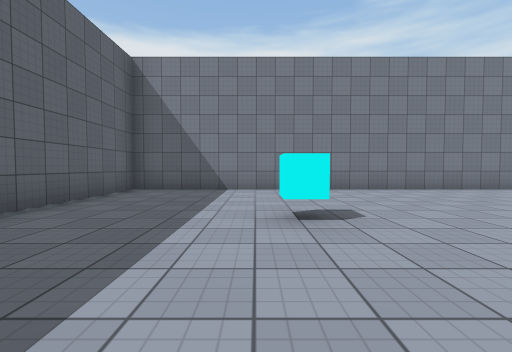
[1] (above)

24 first-person views from a walk through a Unity game level. The camera is 1.2 m above the floor, tilts 2° down and sees 90° across. The floor is counted in squares, 2 m on a side. Each view is taken from the middle of a square. On the plan, view 1 faces up. The plan holds only what a view shows up to about 9 squares ahead; the rest is blank. The place goes on beyond the plan. The player character is not drawn. Surface patterns are stand-ins for the level's own textures.

[2]
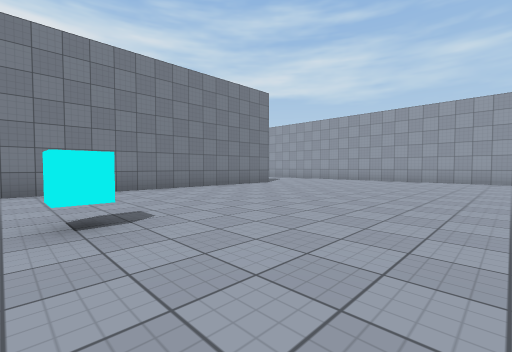

[3]
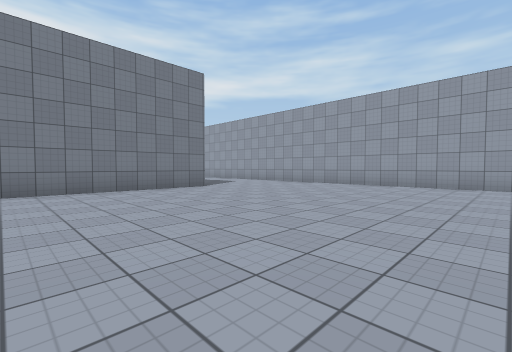

[4]
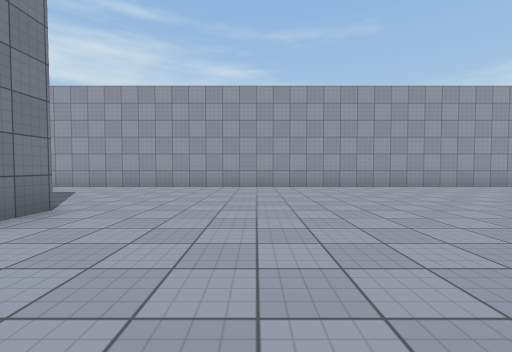

[5]
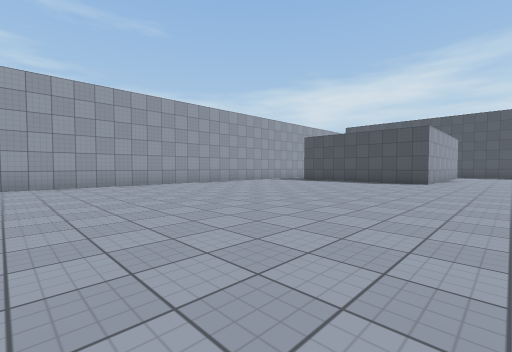

[6]
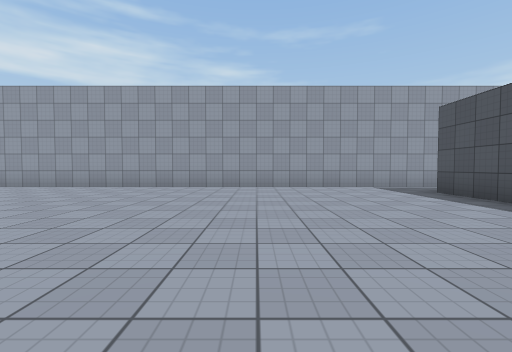

[7]
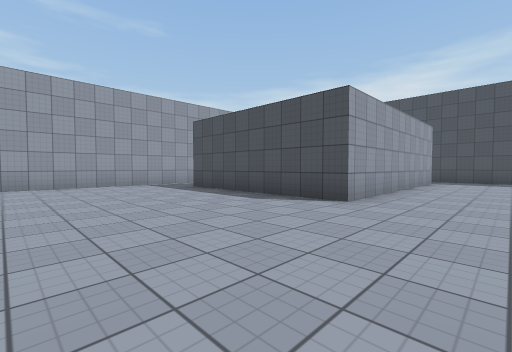

[8]
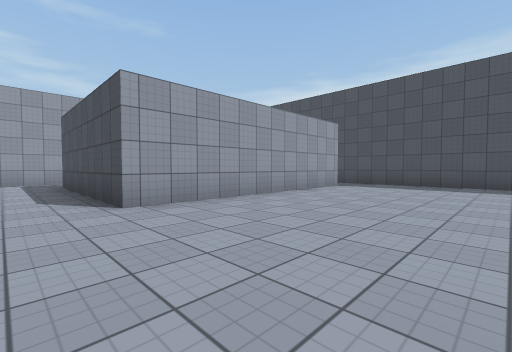

[9]
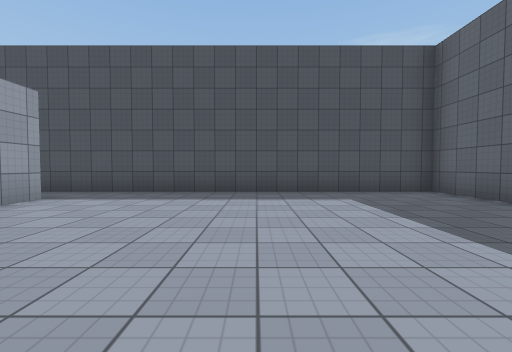

[10]
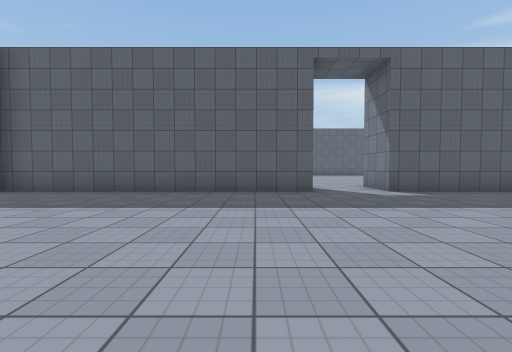

[11]
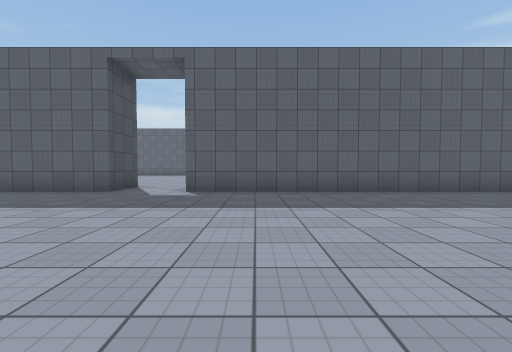

[12]
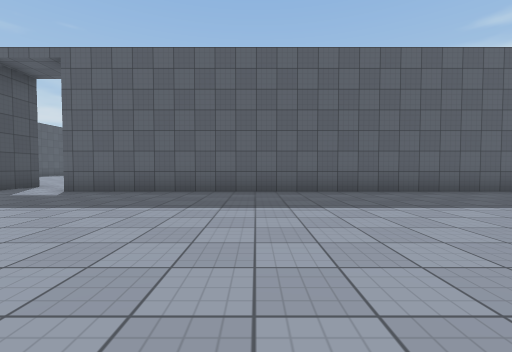

[13]
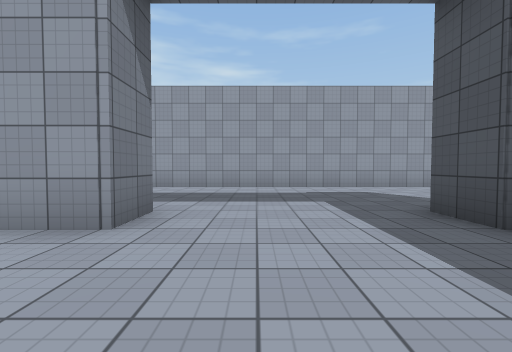

[14]
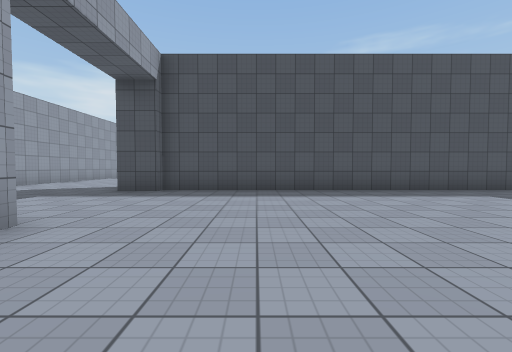

[15]
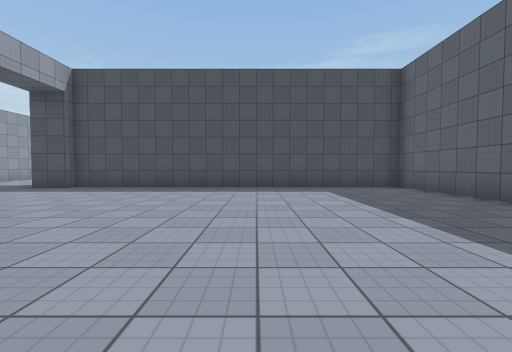

[16]
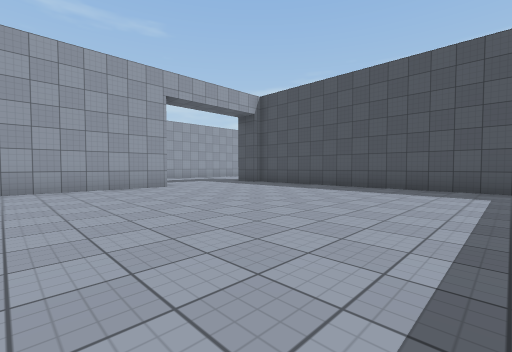

[17]
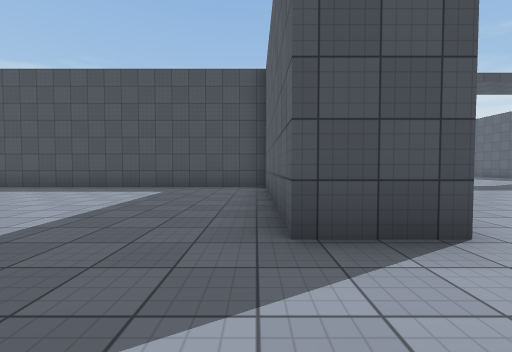

[18]
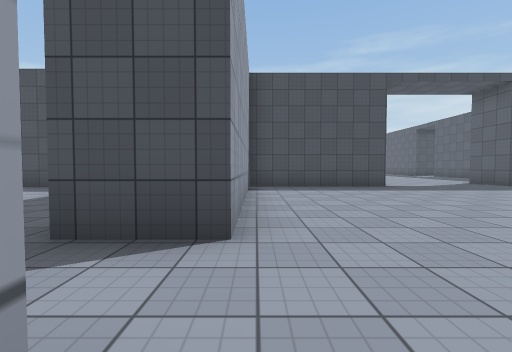

[19]
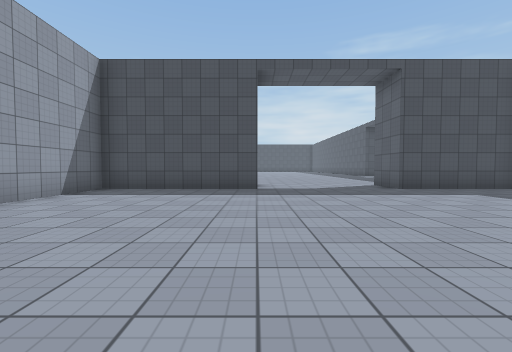

[20]
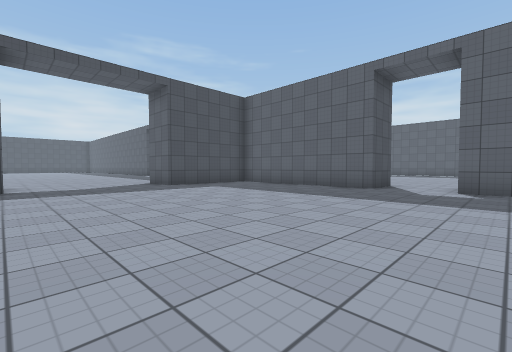

[21]
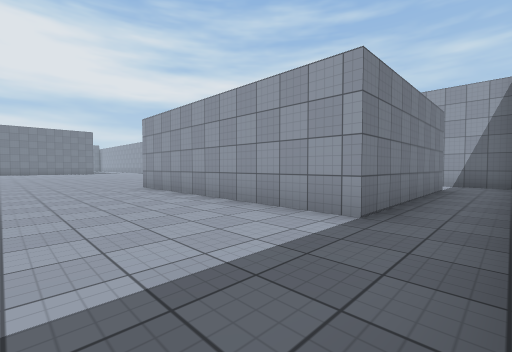

[22]
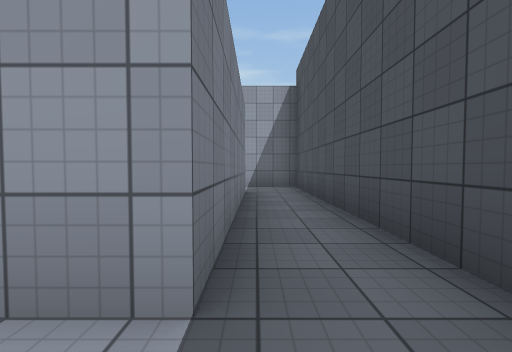

[23]
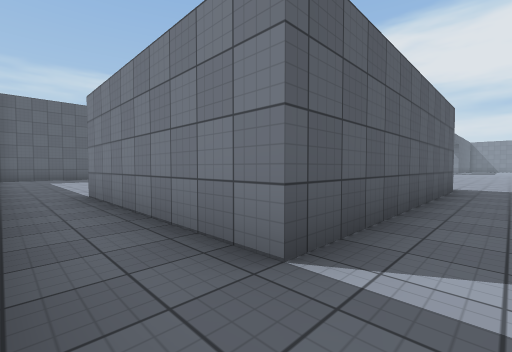

[24]
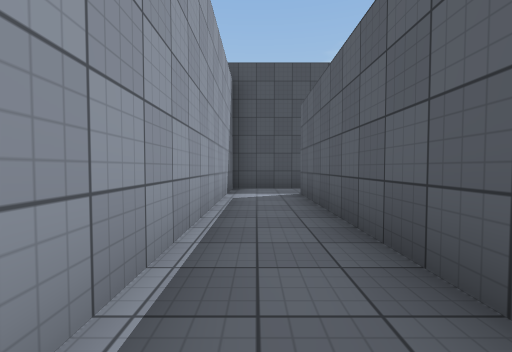

### Floor plan
Points are (right, up) in squares from view 1. A wall is a line through its corners. A room is listed if a view was taken in it or the views show most of it. See-through windows are left out.
Room 1 (views 1, 2, 3, 4, 5, 6, 7, 8, 9, 10, 11, 12, 13, 14, 15, 16, 17, 18, 21, 22, 23, 24)
walls: (7.6, 6.8) (-3.3, 6.8) (-3.3, -8.7) (-4.9, -8.7); (5, -10.3) (10, -10.3) (10, -16.7) (5, -16.7) (5, -10.3); (7.5, 12.4) (6.4, 12.4) (6.4, 16); (-4.9, -10.6) (-3.3, -10.6) (-3.3, -18.2) (11.7, -18.2) (11.7, 14.1); (-4.8, 13.9) (-3.3, 13.9) (-3.3, 8.3) (6.4, 8.3) (6.4, 8.6) (7.5, 8.6)
ways out: opening at (-4.7, 15) to room 2; opening at (-4, -9.5)
objects: other object (1, 3)
Room 2 (views 19, 20)
walls: (-9.1, 8) (-4.8, 8) (-4.8, 13.9); (-16, 8) (-12.9, 8) (-12.9, 6.5); (-17.5, 13.3) (-16.3, 13.3) (-16.3, 10.5); (-16.3, 16) (-16.3, 15.1)
ways out: opening at (-4.7, 15) to room 1; opening at (-11, 7)

Where each view was taken, in squares from view 1:
view 1: 0 up, 0 right, facing up
view 2: 0 up, 0 right, facing up-right
view 3: 0 up, 3 right, facing up-right
view 4: 4 up, 4 right, facing right
view 5: 0 up, 3 right, facing down-right
view 6: 6 down, 4 right, facing right
view 7: 6 down, 3 right, facing down-right
view 8: 9 down, 1 right, facing down-right
view 9: 12 down, 1 right, facing down
view 10: 12 down, 3 right, facing left
view 11: 7 down, 3 right, facing left
view 12: 4 down, 3 right, facing left
view 13: 11 up, 4 right, facing right
view 14: 15 up, 4 right, facing down
view 15: 16 up, 1 right, facing down
view 16: 16 up, 1 left, facing down-right
view 17: 16 up, 3 left, facing down
view 18: 16 up, 5 left, facing down
view 19: 15 up, 9 left, facing down
view 20: 16 up, 9 left, facing down-left
view 21: 18 down, 2 right, facing up-right
view 22: 17 down, 4 right, facing right
view 23: 18 down, 11 right, facing up-left
view 24: 11 down, 11 right, facing down
